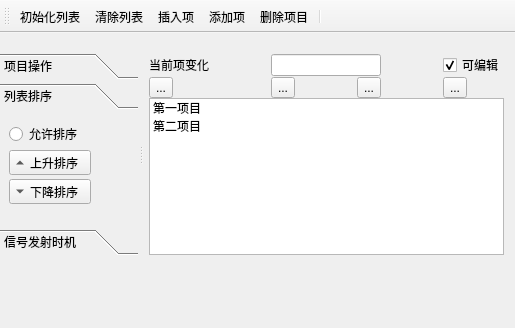
<?xml version="1.0" encoding="UTF-8"?>
<ui version="4.0">
 <class>MainWindow</class>
 <widget class="QMainWindow" name="MainWindow">
  <property name="geometry">
   <rect>
    <x>0</x>
    <y>0</y>
    <width>515</width>
    <height>328</height>
   </rect>
  </property>
  <property name="windowTitle">
   <string>MainWindow</string>
  </property>
  <widget class="QWidget" name="centralwidget">
   <widget class="QSplitter" name="splitter">
    <property name="geometry">
     <rect>
      <x>0</x>
      <y>20</y>
      <width>511</width>
      <height>202</height>
     </rect>
    </property>
    <property name="orientation">
     <enum>Qt::Orientation::Horizontal</enum>
    </property>
    <property name="handleWidth">
     <number>5</number>
    </property>
    <widget class="QToolBox" name="toolBox">
     <property name="styleSheet">
      <string notr="true"/>
     </property>
     <property name="currentIndex">
      <number>1</number>
     </property>
     <property name="tabSpacing">
      <number>4</number>
     </property>
     <widget class="QWidget" name="page_2">
      <property name="geometry">
       <rect>
        <x>0</x>
        <y>0</y>
        <width>206</width>
        <height>118</height>
       </rect>
      </property>
      <attribute name="icon">
       <iconset resource="qrc.qrc">
        <normaloff>:/qrc/制作特殊照片7.png</normaloff>:/qrc/制作特殊照片7.png</iconset>
      </attribute>
      <attribute name="label">
       <string>项目操作</string>
      </attribute>
      <layout class="QVBoxLayout" name="verticalLayout_2">
       <item>
        <widget class="QToolButton" name="toolButton_2">
         <property name="text">
          <string>...</string>
         </property>
         <property name="toolButtonStyle">
          <enum>Qt::ToolButtonStyle::ToolButtonTextBesideIcon</enum>
         </property>
        </widget>
       </item>
       <item>
        <widget class="QToolButton" name="toolButton_3">
         <property name="text">
          <string>...</string>
         </property>
         <property name="toolButtonStyle">
          <enum>Qt::ToolButtonStyle::ToolButtonTextBesideIcon</enum>
         </property>
        </widget>
       </item>
       <item>
        <widget class="QToolButton" name="toolButton_4">
         <property name="text">
          <string>...</string>
         </property>
         <property name="toolButtonStyle">
          <enum>Qt::ToolButtonStyle::ToolButtonTextBesideIcon</enum>
         </property>
         <property name="arrowType">
          <enum>Qt::ArrowType::NoArrow</enum>
         </property>
        </widget>
       </item>
       <item>
        <widget class="QToolButton" name="toolButton_5">
         <property name="text">
          <string>...</string>
         </property>
         <property name="toolButtonStyle">
          <enum>Qt::ToolButtonStyle::ToolButtonTextBesideIcon</enum>
         </property>
        </widget>
       </item>
       <item>
        <widget class="QToolButton" name="toolButton_6">
         <property name="text">
          <string>...</string>
         </property>
         <property name="toolButtonStyle">
          <enum>Qt::ToolButtonStyle::ToolButtonTextBesideIcon</enum>
         </property>
        </widget>
       </item>
      </layout>
     </widget>
     <widget class="QWidget" name="page">
      <property name="geometry">
       <rect>
        <x>0</x>
        <y>0</y>
        <width>206</width>
        <height>118</height>
       </rect>
      </property>
      <attribute name="icon">
       <iconset resource="qrc.qrc">
        <normaloff>:/qrc/制作特殊照片8.png</normaloff>:/qrc/制作特殊照片8.png</iconset>
      </attribute>
      <attribute name="label">
       <string>列表排序</string>
      </attribute>
      <layout class="QVBoxLayout" name="verticalLayout" stretch="1,1,1,2">
       <property name="spacing">
        <number>4</number>
       </property>
       <item>
        <widget class="QRadioButton" name="radioButton">
         <property name="text">
          <string>允许排序</string>
         </property>
         <property name="checked">
          <bool>false</bool>
         </property>
        </widget>
       </item>
       <item>
        <widget class="QToolButton" name="toolButton_7">
         <property name="text">
          <string>上升排序</string>
         </property>
         <property name="toolButtonStyle">
          <enum>Qt::ToolButtonStyle::ToolButtonTextBesideIcon</enum>
         </property>
         <property name="arrowType">
          <enum>Qt::ArrowType::UpArrow</enum>
         </property>
        </widget>
       </item>
       <item>
        <widget class="QToolButton" name="toolButton_8">
         <property name="text">
          <string>下降排序</string>
         </property>
         <property name="toolButtonStyle">
          <enum>Qt::ToolButtonStyle::ToolButtonTextBesideIcon</enum>
         </property>
         <property name="arrowType">
          <enum>Qt::ArrowType::DownArrow</enum>
         </property>
        </widget>
       </item>
       <item>
        <spacer name="verticalSpacer">
         <property name="orientation">
          <enum>Qt::Orientation::Vertical</enum>
         </property>
         <property name="sizeHint" stdset="0">
          <size>
           <width>108</width>
           <height>55</height>
          </size>
         </property>
        </spacer>
       </item>
      </layout>
     </widget>
     <widget class="QWidget" name="page_3">
      <property name="geometry">
       <rect>
        <x>0</x>
        <y>0</y>
        <width>206</width>
        <height>118</height>
       </rect>
      </property>
      <attribute name="icon">
       <iconset resource="qrc.qrc">
        <normaloff>:/qrc/制作特殊照片9.png</normaloff>:/qrc/制作特殊照片9.png</iconset>
      </attribute>
      <attribute name="label">
       <string>信号发射时机</string>
      </attribute>
      <layout class="QFormLayout" name="formLayout">
       <item row="0" column="0">
        <widget class="QPushButton" name="pushButton">
         <property name="text">
          <string>清空文本</string>
         </property>
        </widget>
       </item>
       <item row="0" column="1">
        <widget class="QPushButton" name="pushButton_2">
         <property name="text">
          <string>添加空格</string>
         </property>
        </widget>
       </item>
       <item row="1" column="0" colspan="2">
        <widget class="QPlainTextEdit" name="plainTextEdit"/>
       </item>
      </layout>
     </widget>
    </widget>
    <widget class="QWidget" name="layoutWidget">
     <layout class="QGridLayout" name="gridLayout">
      <property name="sizeConstraint">
       <enum>QLayout::SizeConstraint::SetDefaultConstraint</enum>
      </property>
      <property name="leftMargin">
       <number>0</number>
      </property>
      <property name="bottomMargin">
       <number>0</number>
      </property>
      <property name="horizontalSpacing">
       <number>56</number>
      </property>
      <property name="verticalSpacing">
       <number>0</number>
      </property>
      <item row="0" column="1" colspan="2">
       <widget class="QLineEdit" name="lineEdit"/>
      </item>
      <item row="2" column="2">
       <widget class="QToolButton" name="toolButton_11">
        <property name="text">
         <string>...</string>
        </property>
       </widget>
      </item>
      <item row="0" column="0">
       <widget class="QLabel" name="label">
        <property name="text">
         <string>当前项变化</string>
        </property>
       </widget>
      </item>
      <item row="2" column="3">
       <widget class="QToolButton" name="toolButton_10">
        <property name="text">
         <string>...</string>
        </property>
       </widget>
      </item>
      <item row="2" column="1">
       <widget class="QToolButton" name="toolButton_9">
        <property name="text">
         <string>...</string>
        </property>
       </widget>
      </item>
      <item row="0" column="3">
       <widget class="QCheckBox" name="checkBox">
        <property name="text">
         <string>可编辑</string>
        </property>
        <property name="checked">
         <bool>true</bool>
        </property>
       </widget>
      </item>
      <item row="2" column="0">
       <widget class="QToolButton" name="toolButton">
        <property name="text">
         <string>...</string>
        </property>
        <property name="popupMode">
         <enum>QToolButton::ToolButtonPopupMode::InstantPopup</enum>
        </property>
        <property name="toolButtonStyle">
         <enum>Qt::ToolButtonStyle::ToolButtonTextBesideIcon</enum>
        </property>
        <property name="autoRaise">
         <bool>false</bool>
        </property>
       </widget>
      </item>
      <item row="3" column="0" colspan="4">
       <widget class="QListWidget" name="listWidget">
        <property name="contextMenuPolicy">
         <enum>Qt::ContextMenuPolicy::CustomContextMenu</enum>
        </property>
        <property name="sizeAdjustPolicy">
         <enum>QAbstractScrollArea::SizeAdjustPolicy::AdjustIgnored</enum>
        </property>
        <property name="sortingEnabled">
         <bool>false</bool>
        </property>
        <item>
         <property name="text">
          <string>第一项目</string>
         </property>
         <property name="flags">
          <set>ItemIsSelectable|ItemIsEditable|ItemIsDragEnabled|ItemIsUserCheckable|ItemIsEnabled</set>
         </property>
        </item>
        <item>
         <property name="text">
          <string>第二项目</string>
         </property>
        </item>
       </widget>
      </item>
     </layout>
    </widget>
   </widget>
  </widget>
  <widget class="QToolBar" name="toolBar">
   <property name="windowTitle">
    <string>toolBar</string>
   </property>
   <property name="orientation">
    <enum>Qt::Orientation::Horizontal</enum>
   </property>
   <property name="toolButtonStyle">
    <enum>Qt::ToolButtonStyle::ToolButtonTextUnderIcon</enum>
   </property>
   <attribute name="toolBarArea">
    <enum>TopToolBarArea</enum>
   </attribute>
   <attribute name="toolBarBreak">
    <bool>false</bool>
   </attribute>
   <addaction name="ico_1"/>
   <addaction name="ico_2"/>
   <addaction name="ico_4"/>
   <addaction name="ico_5"/>
   <addaction name="ico_3"/>
   <addaction name="separator"/>
  </widget>
  <action name="ico_1">
   <property name="icon">
    <iconset resource="qrc.qrc">
     <normaloff>:/qrc/制作特殊照片.1png.png</normaloff>:/qrc/制作特殊照片.1png.png</iconset>
   </property>
   <property name="text">
    <string>初始化列表</string>
   </property>
   <property name="toolTip">
    <string>初始化列表</string>
   </property>
   <property name="menuRole">
    <enum>QAction::MenuRole::NoRole</enum>
   </property>
  </action>
  <action name="ico_2">
   <property name="icon">
    <iconset resource="qrc.qrc">
     <normaloff>:/qrc/制作特殊照片2.png</normaloff>:/qrc/制作特殊照片2.png</iconset>
   </property>
   <property name="text">
    <string>清除列表</string>
   </property>
   <property name="toolTip">
    <string>清空列表</string>
   </property>
   <property name="menuRole">
    <enum>QAction::MenuRole::NoRole</enum>
   </property>
  </action>
  <action name="ico_5">
   <property name="icon">
    <iconset resource="qrc.qrc">
     <normaloff>:/qrc/制作特殊照片3.png</normaloff>:/qrc/制作特殊照片3.png</iconset>
   </property>
   <property name="text">
    <string>添加项</string>
   </property>
   <property name="toolTip">
    <string>添加项目</string>
   </property>
   <property name="menuRole">
    <enum>QAction::MenuRole::NoRole</enum>
   </property>
  </action>
  <action name="ico_3">
   <property name="icon">
    <iconset resource="qrc.qrc">
     <normaloff>:/qrc/制作特殊照片1.png</normaloff>:/qrc/制作特殊照片1.png</iconset>
   </property>
   <property name="text">
    <string>删除项目</string>
   </property>
   <property name="menuRole">
    <enum>QAction::MenuRole::NoRole</enum>
   </property>
  </action>
  <action name="ico_4">
   <property name="icon">
    <iconset resource="qrc.qrc">
     <normaloff>:/qrc/制作特殊照片.png</normaloff>:/qrc/制作特殊照片.png</iconset>
   </property>
   <property name="text">
    <string>插入项</string>
   </property>
   <property name="toolTip">
    <string>插入项目</string>
   </property>
   <property name="menuRole">
    <enum>QAction::MenuRole::NoRole</enum>
   </property>
  </action>
  <action name="oico">
   <property name="icon">
    <iconset theme="QIcon::ThemeIcon::FolderOpen"/>
   </property>
   <property name="text">
    <string>项选择</string>
   </property>
   <property name="toolTip">
    <string>项目选择</string>
   </property>
   <property name="menuRole">
    <enum>QAction::MenuRole::NoRole</enum>
   </property>
  </action>
  <action name="ocio_2">
   <property name="icon">
    <iconset theme="QIcon::ThemeIcon::SystemLogOut"/>
   </property>
   <property name="text">
    <string>退出</string>
   </property>
   <property name="toolTip">
    <string>退出程序</string>
   </property>
   <property name="menuRole">
    <enum>QAction::MenuRole::NoRole</enum>
   </property>
  </action>
  <action name="ooico_1">
   <property name="text">
    <string>全选</string>
   </property>
   <property name="toolTip">
    <string>全部选中</string>
   </property>
   <property name="menuRole">
    <enum>QAction::MenuRole::NoRole</enum>
   </property>
  </action>
  <action name="ooico_2">
   <property name="text">
    <string>取消</string>
   </property>
   <property name="toolTip">
    <string>取消全部选择</string>
   </property>
   <property name="menuRole">
    <enum>QAction::MenuRole::NoRole</enum>
   </property>
  </action>
  <action name="ooico_3">
   <property name="text">
    <string>反选</string>
   </property>
   <property name="toolTip">
    <string>反向选择</string>
   </property>
   <property name="menuRole">
    <enum>QAction::MenuRole::NoRole</enum>
   </property>
  </action>
 </widget>
 <resources>
  <include location="qrc.qrc"/>
 </resources>
 <connections>
  <connection>
   <sender>ocio_2</sender>
   <signal>triggered()</signal>
   <receiver>MainWindow</receiver>
   <slot>close()</slot>
   <hints>
    <hint type="sourcelabel">
     <x>-1</x>
     <y>-1</y>
    </hint>
    <hint type="destinationlabel">
     <x>257</x>
     <y>135</y>
    </hint>
   </hints>
  </connection>
  <connection>
   <sender>pushButton</sender>
   <signal>clicked()</signal>
   <receiver>plainTextEdit</receiver>
   <slot>clear()</slot>
   <hints>
    <hint type="sourcelabel">
     <x>33</x>
     <y>160</y>
    </hint>
    <hint type="destinationlabel">
     <x>102</x>
     <y>215</y>
    </hint>
   </hints>
  </connection>
  <connection>
   <sender>ico_2</sender>
   <signal>triggered()</signal>
   <receiver>listWidget</receiver>
   <slot>clear()</slot>
   <hints>
    <hint type="sourcelabel">
     <x>-1</x>
     <y>-1</y>
    </hint>
    <hint type="destinationlabel">
     <x>360</x>
     <y>181</y>
    </hint>
   </hints>
  </connection>
 </connections>
</ui>
